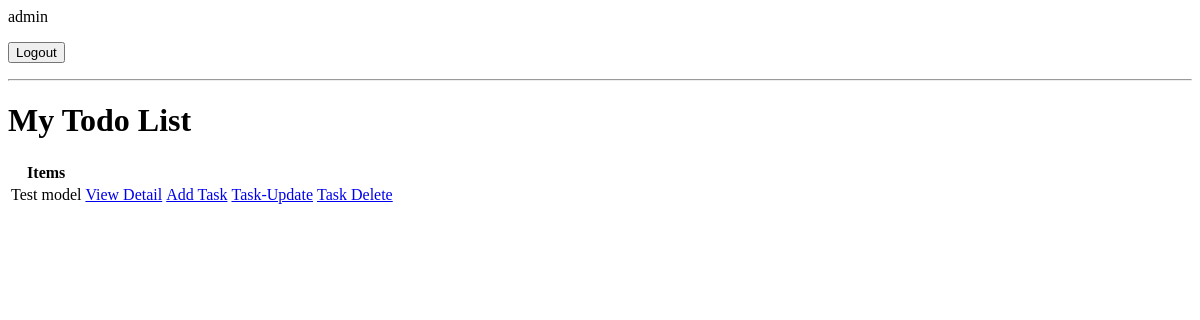
Page / (signed in) on the earlier database version.
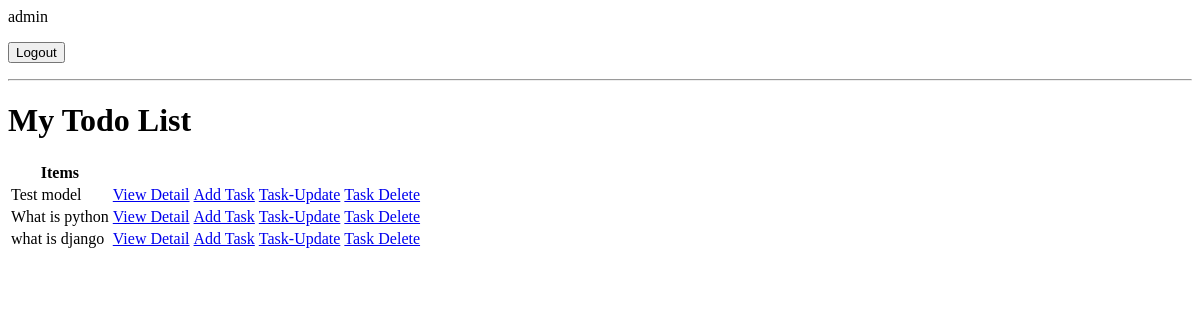
Same page on the later database version.
### todo/models.py (models this page shows)
class Task(models.Model):
    user = models.ForeignKey(User, on_delete=models.CASCADE, null=True, blank=True)
    title = models.CharField(max_length=200, null=True)
    description = models.TextField(null=True, blank=True)
    complete = models.BooleanField(default=False)
    created = models.DateTimeField(auto_now_add=True)
    class Meta:
        ordering=['complete']

### todo/views.py (the view)
# urls.py: path('', views.TaskList.as_view(), name='task-list'),
class TaskList(LoginRequiredMixin, ListView):
    model = models.Task
    context_object_name = 'tasks'
    def get_context_data(self, **kwargs):
        context = super().get_context_data(**kwargs)
        context['tasks'] = context['tasks'].filter(user=self.request.user)
        return context

### todo/templates/todo/task_list.html (shortened to what this page needs)
{% if request.user.is_authenticated %}
    <p>{{ request.user }}</p>
    <form action="{% url 'logout' %}" method='post'>
        <input type="submit" value='Logout'>
    </form>
{% else %}
    <a href="{% url 'login' %}"> Login </a>
{% endif %}
<hr>
<h1>My Todo List</h1>
<table>
    <tr>
        <th>Items</th>
    </tr>
    {% for task in tasks %}
    <tr>
        <td>{{task.title}}</td>
        <td><a href="{% url 'task-details' task.id  %}">View Detail</a></td>
        <td><a href="{% url 'task-create' %}">Add Task</a></td>
        <td><a href="{% url 'task-update' task.id %}">Task-Update</a></td>
        <td><a href="{% url 'task-delete' task.id %}">Task Delete</a></td>
    </tr>
    {% empty %}
    <h3>No items in list</h3>
    <a href="{% url 'task-create' %}">Add new Task</a>
    {% endfor %}
</table>

Differences in the rows shown:
added Task: title "What is python"
added Task: title "what is django"
